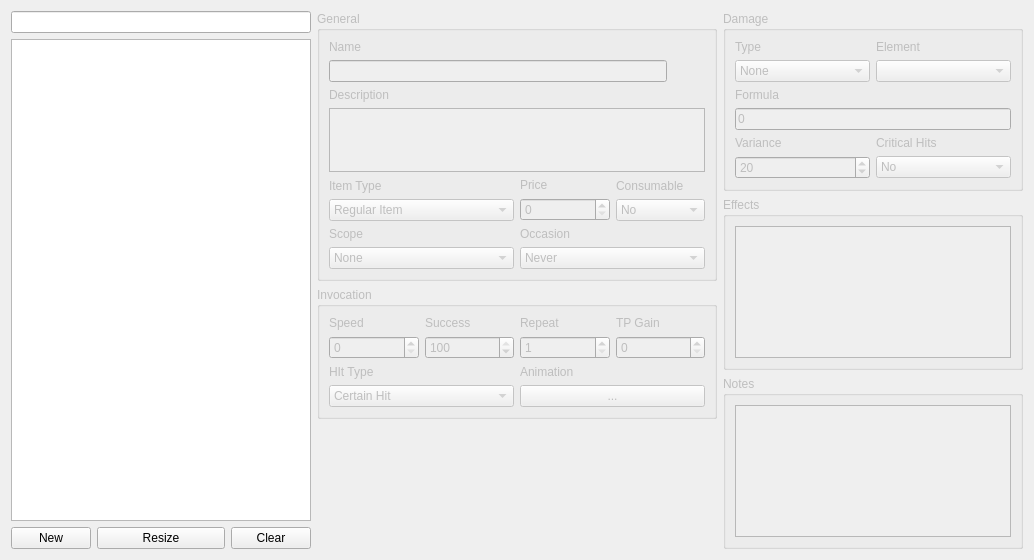
<?xml version="1.0" encoding="UTF-8"?>
<ui version="4.0">
 <class>ItemsTab</class>
 <widget class="QWidget" name="ItemsTab">
  <property name="geometry">
   <rect>
    <x>0</x>
    <y>0</y>
    <width>1034</width>
    <height>560</height>
   </rect>
  </property>
  <property name="windowTitle">
   <string>Form</string>
  </property>
  <layout class="QHBoxLayout" name="horizontalLayout">
   <item>
    <layout class="QHBoxLayout" name="horizontalLayout_7" stretch="15,20,15">
     <item>
      <layout class="QVBoxLayout" name="itemsTableLayout" stretch="0,0,0">
       <item>
        <layout class="QHBoxLayout" name="horizontalLayout_3">
         <item>
          <widget class="QLineEdit" name="itemNameFilter">
           <property name="sizePolicy">
            <sizepolicy hsizetype="Preferred" vsizetype="Fixed">
             <horstretch>0</horstretch>
             <verstretch>0</verstretch>
            </sizepolicy>
           </property>
           <property name="clearButtonEnabled">
            <bool>true</bool>
           </property>
          </widget>
         </item>
        </layout>
       </item>
       <item>
        <widget class="BaseTable" name="itemsTable">
         <property name="sizePolicy">
          <sizepolicy hsizetype="Expanding" vsizetype="Expanding">
           <horstretch>0</horstretch>
           <verstretch>0</verstretch>
          </sizepolicy>
         </property>
         <property name="editTriggers">
          <set>QAbstractItemView::NoEditTriggers</set>
         </property>
         <property name="alternatingRowColors">
          <bool>true</bool>
         </property>
         <property name="selectionMode">
          <enum>QAbstractItemView::SingleSelection</enum>
         </property>
         <property name="selectionBehavior">
          <enum>QAbstractItemView::SelectRows</enum>
         </property>
         <property name="sortingEnabled">
          <bool>true</bool>
         </property>
         <property name="wordWrap">
          <bool>false</bool>
         </property>
         <attribute name="horizontalHeaderMinimumSectionSize">
          <number>40</number>
         </attribute>
         <attribute name="horizontalHeaderHighlightSections">
          <bool>false</bool>
         </attribute>
         <attribute name="horizontalHeaderShowSortIndicator" stdset="0">
          <bool>true</bool>
         </attribute>
         <attribute name="horizontalHeaderStretchLastSection">
          <bool>true</bool>
         </attribute>
         <attribute name="verticalHeaderVisible">
          <bool>false</bool>
         </attribute>
         <attribute name="verticalHeaderDefaultSectionSize">
          <number>40</number>
         </attribute>
        </widget>
       </item>
       <item>
        <layout class="QHBoxLayout" name="horizontalLayout_2" stretch="1,2,1">
         <item>
          <widget class="QPushButton" name="itemNewButton">
           <property name="text">
            <string>New</string>
           </property>
          </widget>
         </item>
         <item>
          <widget class="QPushButton" name="itemResizeButton">
           <property name="text">
            <string>Resize</string>
           </property>
          </widget>
         </item>
         <item>
          <widget class="QPushButton" name="itemClearButton">
           <property name="text">
            <string>Clear</string>
           </property>
          </widget>
         </item>
        </layout>
       </item>
      </layout>
     </item>
     <item>
      <layout class="QVBoxLayout" name="verticalLayout_8">
       <item>
        <widget class="QGroupBox" name="generalBox">
         <property name="enabled">
          <bool>false</bool>
         </property>
         <property name="title">
          <string>General</string>
         </property>
         <layout class="QVBoxLayout" name="verticalLayout_17">
          <item>
           <layout class="QHBoxLayout" name="horizontalLayout_11">
            <item>
             <layout class="QVBoxLayout" name="verticalLayout_18">
              <property name="rightMargin">
               <number>32</number>
              </property>
              <item>
               <widget class="QLabel" name="itemNameLabel">
                <property name="sizePolicy">
                 <sizepolicy hsizetype="Preferred" vsizetype="Preferred">
                  <horstretch>0</horstretch>
                  <verstretch>0</verstretch>
                 </sizepolicy>
                </property>
                <property name="text">
                 <string>Name</string>
                </property>
               </widget>
              </item>
              <item>
               <widget class="QLineEdit" name="itemNameEdit"/>
              </item>
             </layout>
            </item>
            <item>
             <widget class="IconWidget" name="itemIconWidget" native="true"/>
            </item>
           </layout>
          </item>
          <item>
           <widget class="QLabel" name="itemDescLabel">
            <property name="text">
             <string>Description</string>
            </property>
           </widget>
          </item>
          <item>
           <widget class="QPlainTextEdit" name="itemDescEdit">
            <property name="sizePolicy">
             <sizepolicy hsizetype="Expanding" vsizetype="Preferred">
              <horstretch>0</horstretch>
              <verstretch>0</verstretch>
             </sizepolicy>
            </property>
            <property name="maximumSize">
             <size>
              <width>16777215</width>
              <height>64</height>
             </size>
            </property>
            <property name="verticalScrollBarPolicy">
             <enum>Qt::ScrollBarAlwaysOff</enum>
            </property>
            <property name="horizontalScrollBarPolicy">
             <enum>Qt::ScrollBarAlwaysOff</enum>
            </property>
            <property name="lineWrapMode">
             <enum>QPlainTextEdit::NoWrap</enum>
            </property>
           </widget>
          </item>
          <item>
           <layout class="QGridLayout" name="gridLayout">
            <item row="2" column="1">
             <widget class="QComboBox" name="itemOccasionComboBox">
              <property name="currentIndex">
               <number>3</number>
              </property>
              <item>
               <property name="text">
                <string>Always</string>
               </property>
              </item>
              <item>
               <property name="text">
                <string>Battle Screen</string>
               </property>
              </item>
              <item>
               <property name="text">
                <string>Menu Screen</string>
               </property>
              </item>
              <item>
               <property name="text">
                <string>Never</string>
               </property>
              </item>
             </widget>
            </item>
            <item row="1" column="0">
             <widget class="QLabel" name="itemScopeLabel">
              <property name="text">
               <string>Scope</string>
              </property>
             </widget>
            </item>
            <item row="0" column="1">
             <layout class="QHBoxLayout" name="horizontalLayout_18">
              <item>
               <layout class="QVBoxLayout" name="verticalLayout_4">
                <item>
                 <widget class="QLabel" name="itemPriceLabel">
                  <property name="text">
                   <string>Price</string>
                  </property>
                 </widget>
                </item>
                <item>
                 <widget class="QSpinBox" name="itemPriceSpinBox">
                  <property name="maximum">
                   <number>99999999</number>
                  </property>
                 </widget>
                </item>
               </layout>
              </item>
              <item>
               <layout class="QVBoxLayout" name="verticalLayout_5">
                <item>
                 <widget class="QLabel" name="itemConsumableLabel">
                  <property name="text">
                   <string>Consumable</string>
                  </property>
                 </widget>
                </item>
                <item>
                 <widget class="QComboBox" name="itemConsumableComboBox">
                  <item>
                   <property name="text">
                    <string>No</string>
                   </property>
                  </item>
                  <item>
                   <property name="text">
                    <string>Yes</string>
                   </property>
                  </item>
                 </widget>
                </item>
               </layout>
              </item>
             </layout>
            </item>
            <item row="0" column="0">
             <layout class="QVBoxLayout" name="verticalLayout_3">
              <item>
               <widget class="QLabel" name="itemTypeLabel">
                <property name="text">
                 <string>Item Type</string>
                </property>
               </widget>
              </item>
              <item>
               <widget class="QComboBox" name="itemTypeComboBox">
                <property name="currentIndex">
                 <number>0</number>
                </property>
                <item>
                 <property name="text">
                  <string>Regular Item</string>
                 </property>
                </item>
                <item>
                 <property name="text">
                  <string>Key Item</string>
                 </property>
                </item>
                <item>
                 <property name="text">
                  <string>Hidden Item A</string>
                 </property>
                </item>
                <item>
                 <property name="text">
                  <string>Hidden Item B</string>
                 </property>
                </item>
               </widget>
              </item>
             </layout>
            </item>
            <item row="2" column="0">
             <widget class="QComboBox" name="itemScopeComboBox">
              <item>
               <property name="text">
                <string>None</string>
               </property>
              </item>
              <item>
               <property name="text">
                <string>1 Enemy</string>
               </property>
              </item>
              <item>
               <property name="text">
                <string>All Enemies</string>
               </property>
              </item>
              <item>
               <property name="text">
                <string>1 Random Enemy</string>
               </property>
              </item>
              <item>
               <property name="text">
                <string>2 Random Enemies</string>
               </property>
              </item>
              <item>
               <property name="text">
                <string>3 Random Enemies</string>
               </property>
              </item>
              <item>
               <property name="text">
                <string>4 Random Enemies</string>
               </property>
              </item>
              <item>
               <property name="text">
                <string>1 Ally</string>
               </property>
              </item>
              <item>
               <property name="text">
                <string>All Allies</string>
               </property>
              </item>
              <item>
               <property name="text">
                <string>1 Ally (Dead)</string>
               </property>
              </item>
              <item>
               <property name="text">
                <string>All Allies (Dead)</string>
               </property>
              </item>
              <item>
               <property name="text">
                <string>The User</string>
               </property>
              </item>
             </widget>
            </item>
            <item row="1" column="1">
             <widget class="QLabel" name="itemOccasionLabel">
              <property name="text">
               <string>Occasion</string>
              </property>
             </widget>
            </item>
           </layout>
          </item>
         </layout>
        </widget>
       </item>
       <item>
        <widget class="QGroupBox" name="invocationBox">
         <property name="enabled">
          <bool>false</bool>
         </property>
         <property name="title">
          <string>Invocation</string>
         </property>
         <layout class="QVBoxLayout" name="verticalLayout_6">
          <item>
           <layout class="QGridLayout" name="gridLayout_5">
            <item row="0" column="1">
             <widget class="QLabel" name="label_8">
              <property name="text">
               <string>Success</string>
              </property>
             </widget>
            </item>
            <item row="0" column="3">
             <widget class="QLabel" name="label_10">
              <property name="text">
               <string>TP Gain</string>
              </property>
             </widget>
            </item>
            <item row="2" column="0">
             <widget class="QLabel" name="label_7">
              <property name="text">
               <string>HIt Type</string>
              </property>
             </widget>
            </item>
            <item row="0" column="2">
             <widget class="QLabel" name="label_9">
              <property name="text">
               <string>Repeat</string>
              </property>
             </widget>
            </item>
            <item row="1" column="0">
             <widget class="QSpinBox" name="itemSpeedSpinBox">
              <property name="maximum">
               <number>2000</number>
              </property>
             </widget>
            </item>
            <item row="0" column="0">
             <widget class="QLabel" name="label_11">
              <property name="text">
               <string>Speed</string>
              </property>
             </widget>
            </item>
            <item row="1" column="1">
             <widget class="QSpinBox" name="itemSuccessSpinBox">
              <property name="maximum">
               <number>100</number>
              </property>
              <property name="value">
               <number>100</number>
              </property>
             </widget>
            </item>
            <item row="1" column="2">
             <widget class="QSpinBox" name="itemRepeatSpinBox">
              <property name="minimum">
               <number>1</number>
              </property>
              <property name="maximum">
               <number>9</number>
              </property>
             </widget>
            </item>
            <item row="1" column="3">
             <widget class="QSpinBox" name="itemTPGainSpinBox">
              <property name="maximum">
               <number>100</number>
              </property>
             </widget>
            </item>
            <item row="2" column="2">
             <widget class="QLabel" name="label_6">
              <property name="text">
               <string>Animation</string>
              </property>
             </widget>
            </item>
            <item row="3" column="0" colspan="2">
             <widget class="QComboBox" name="itemHitTypeComboBox">
              <item>
               <property name="text">
                <string>Certain Hit</string>
               </property>
              </item>
              <item>
               <property name="text">
                <string>Physical Attack</string>
               </property>
              </item>
              <item>
               <property name="text">
                <string>Magical Attack</string>
               </property>
              </item>
             </widget>
            </item>
            <item row="3" column="2" colspan="2">
             <widget class="SelectorButton" name="itemAnimationButton">
              <property name="text">
               <string>...</string>
              </property>
             </widget>
            </item>
           </layout>
          </item>
         </layout>
        </widget>
       </item>
       <item>
        <spacer name="verticalSpacer">
         <property name="orientation">
          <enum>Qt::Vertical</enum>
         </property>
         <property name="sizeHint" stdset="0">
          <size>
           <width>0</width>
           <height>0</height>
          </size>
         </property>
        </spacer>
       </item>
      </layout>
     </item>
     <item>
      <layout class="QVBoxLayout" name="verticalLayout_20">
       <item>
        <widget class="QGroupBox" name="damageBox">
         <property name="enabled">
          <bool>false</bool>
         </property>
         <property name="title">
          <string>Damage</string>
         </property>
         <layout class="QVBoxLayout" name="verticalLayout_2">
          <item>
           <layout class="QGridLayout" name="gridLayout_3">
            <item row="0" column="1">
             <widget class="QLabel" name="label_2">
              <property name="text">
               <string>Element</string>
              </property>
             </widget>
            </item>
            <item row="0" column="0">
             <widget class="QLabel" name="label">
              <property name="text">
               <string>Type</string>
              </property>
             </widget>
            </item>
            <item row="1" column="0">
             <widget class="QComboBox" name="itemDamageTypeComboBox">
              <item>
               <property name="text">
                <string>None</string>
               </property>
              </item>
              <item>
               <property name="text">
                <string>HP Damage</string>
               </property>
              </item>
              <item>
               <property name="text">
                <string>MP Damage</string>
               </property>
              </item>
              <item>
               <property name="text">
                <string>HP Recover</string>
               </property>
              </item>
              <item>
               <property name="text">
                <string>MP Recover</string>
               </property>
              </item>
              <item>
               <property name="text">
                <string>HP Drain</string>
               </property>
              </item>
              <item>
               <property name="text">
                <string>MP Drain</string>
               </property>
              </item>
             </widget>
            </item>
            <item row="1" column="1">
             <widget class="QComboBox" name="itemDamageElementComboBox">
              <property name="enabled">
               <bool>false</bool>
              </property>
             </widget>
            </item>
           </layout>
          </item>
          <item>
           <layout class="QVBoxLayout" name="verticalLayout">
            <item>
             <widget class="QLabel" name="label_3">
              <property name="text">
               <string>Formula</string>
              </property>
             </widget>
            </item>
            <item>
             <widget class="QLineEdit" name="itemDamageFormulaEdit">
              <property name="enabled">
               <bool>false</bool>
              </property>
              <property name="text">
               <string>0</string>
              </property>
             </widget>
            </item>
           </layout>
          </item>
          <item>
           <layout class="QGridLayout" name="gridLayout_2">
            <item row="0" column="0">
             <widget class="QLabel" name="label_4">
              <property name="text">
               <string>Variance</string>
              </property>
             </widget>
            </item>
            <item row="0" column="1">
             <widget class="QLabel" name="label_5">
              <property name="text">
               <string>Critical Hits</string>
              </property>
             </widget>
            </item>
            <item row="1" column="0">
             <widget class="QSpinBox" name="itemDamageVarianceSpinBox">
              <property name="enabled">
               <bool>false</bool>
              </property>
              <property name="maximum">
               <number>100</number>
              </property>
              <property name="value">
               <number>20</number>
              </property>
             </widget>
            </item>
            <item row="1" column="1">
             <widget class="QComboBox" name="itemDamageCriticalHitsComboBox">
              <property name="enabled">
               <bool>false</bool>
              </property>
              <property name="currentIndex">
               <number>0</number>
              </property>
              <item>
               <property name="text">
                <string>No</string>
               </property>
              </item>
              <item>
               <property name="text">
                <string>Yes</string>
               </property>
              </item>
             </widget>
            </item>
           </layout>
          </item>
         </layout>
        </widget>
       </item>
       <item>
        <widget class="QGroupBox" name="effectsBox">
         <property name="enabled">
          <bool>false</bool>
         </property>
         <property name="title">
          <string>Effects</string>
         </property>
         <layout class="QVBoxLayout" name="verticalLayout_21">
          <item>
           <widget class="QTableView" name="itemEffectsList">
            <property name="contextMenuPolicy">
             <enum>Qt::CustomContextMenu</enum>
            </property>
            <property name="editTriggers">
             <set>QAbstractItemView::NoEditTriggers</set>
            </property>
            <property name="alternatingRowColors">
             <bool>true</bool>
            </property>
            <property name="selectionMode">
             <enum>QAbstractItemView::SingleSelection</enum>
            </property>
            <property name="selectionBehavior">
             <enum>QAbstractItemView::SelectRows</enum>
            </property>
            <property name="wordWrap">
             <bool>false</bool>
            </property>
            <attribute name="horizontalHeaderDefaultSectionSize">
             <number>144</number>
            </attribute>
            <attribute name="horizontalHeaderHighlightSections">
             <bool>false</bool>
            </attribute>
            <attribute name="horizontalHeaderShowSortIndicator" stdset="0">
             <bool>false</bool>
            </attribute>
            <attribute name="horizontalHeaderStretchLastSection">
             <bool>true</bool>
            </attribute>
            <attribute name="verticalHeaderVisible">
             <bool>false</bool>
            </attribute>
           </widget>
          </item>
         </layout>
        </widget>
       </item>
       <item>
        <widget class="QGroupBox" name="notesBox">
         <property name="enabled">
          <bool>false</bool>
         </property>
         <property name="title">
          <string>Notes</string>
         </property>
         <layout class="QVBoxLayout" name="verticalLayout_22">
          <item>
           <widget class="QPlainTextEdit" name="itemNotes"/>
          </item>
         </layout>
        </widget>
       </item>
      </layout>
     </item>
    </layout>
   </item>
  </layout>
  <action name="actionEffectEdit">
   <property name="text">
    <string>Edit</string>
   </property>
   <property name="menuRole">
    <enum>QAction::NoRole</enum>
   </property>
  </action>
  <action name="actionEffectNew">
   <property name="text">
    <string>New</string>
   </property>
   <property name="menuRole">
    <enum>QAction::NoRole</enum>
   </property>
  </action>
  <action name="actionEffectGoTo">
   <property name="text">
    <string>Go To</string>
   </property>
   <property name="menuRole">
    <enum>QAction::NoRole</enum>
   </property>
  </action>
  <action name="actionEffectDelete">
   <property name="text">
    <string>Delete</string>
   </property>
   <property name="menuRole">
    <enum>QAction::NoRole</enum>
   </property>
  </action>
 </widget>
 <customwidgets>
  <customwidget>
   <class>SelectorButton</class>
   <extends>QPushButton</extends>
   <header>selector_button.hpp</header>
  </customwidget>
  <customwidget>
   <class>BaseTable</class>
   <extends>QTableView</extends>
   <header>base_table.hpp</header>
  </customwidget>
  <customwidget>
   <class>IconWidget</class>
   <extends>QWidget</extends>
   <header>icon_widget.hpp</header>
   <container>1</container>
  </customwidget>
 </customwidgets>
 <resources/>
 <connections/>
</ui>
